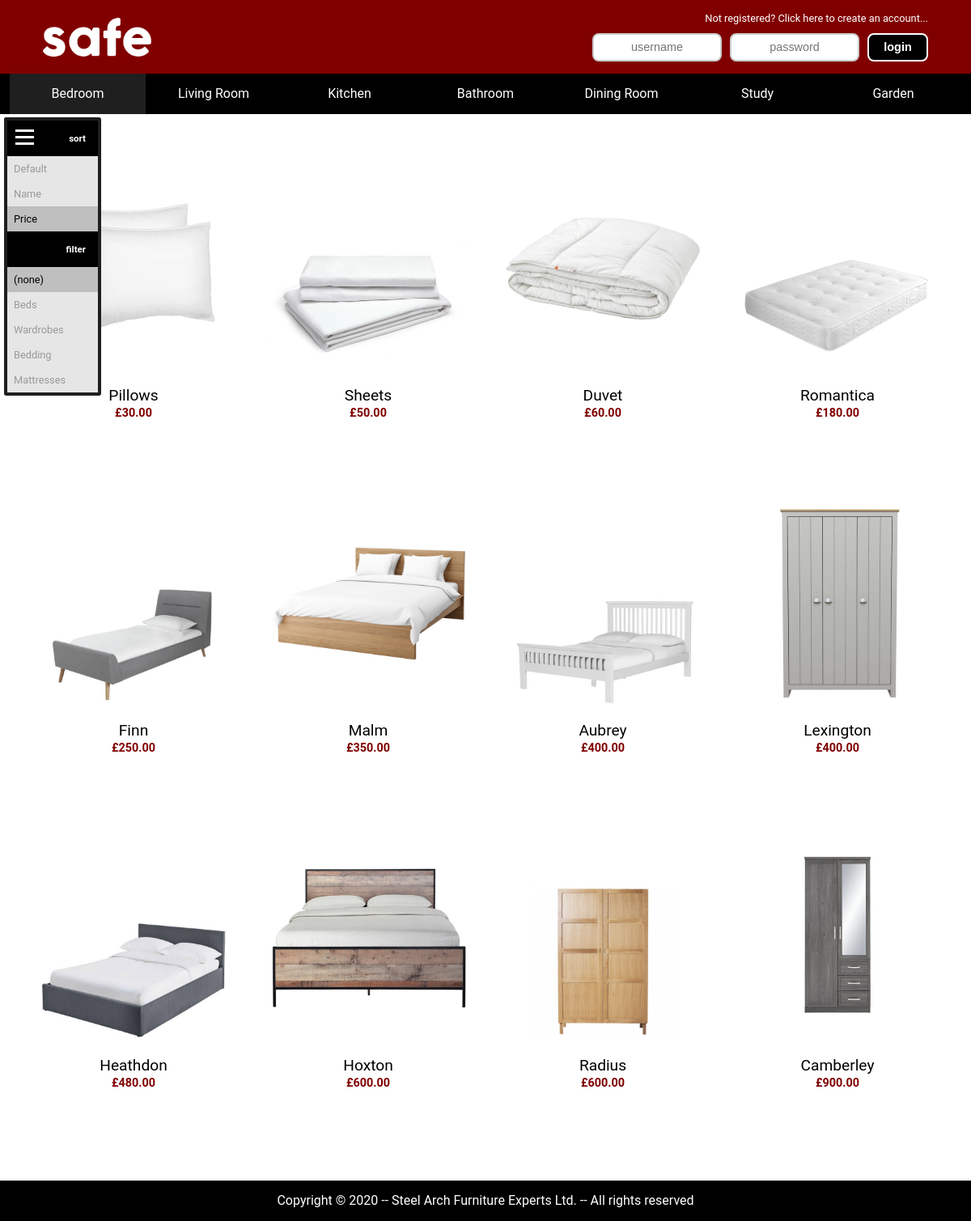
The app's page /products.php?category=bedroom&sort=Price with its own data.
### tables this page shows
CREATE TABLE Product(
	ID INT NOT NULL AUTO_INCREMENT,
	Category VARCHAR(70),
	Subcategory VARCHAR(70),
	Name VARCHAR(70),
	Price DECIMAL(8,2),
	PRIMARY KEY (ID)
);

### products.php (the view, shortened to what this page needs)
<!DOCTYPE html>
<html>
	<head>
		<link rel="stylesheet" type="text/css" href="style.css">
	</head>
	<body>
		<?php require_once('menu.php'); ?>
		<?php
			if( isset($_GET['category']) ) {
				echo '<section class="side" id="side">' .
				'<div class="sort_title" onclick="menu_toggle(\'side\', \'side_icon\')">' .
				'<img src="media/side_icon.png" />sort</div>';
				echo '<a href="?category='.$_GET['category'];
				if( isset($_GET['filter']) ) {echo '&filter='.$_GET['filter'];}
				echo '"><div class="side_';
				if( isset($_GET['sort']) ) {echo 'un';}
				echo 'selected">Default</div></a>' .
				'<a href="?category='.$_GET['category'];
				if( isset($_GET['filter']) ) {echo '&filter='.$_GET['filter'];}
				echo '&sort=Name"><div class="side_';
				if( !isset($_GET['sort']) || $_GET['sort'] !== 'Name' ) {echo 'un';}
				echo 'selected">Name</div></a>' .
				'<a href="?category='.$_GET['category'];
				if( isset($_GET['filter']) ) {echo '&filter='.$_GET['filter'];}
				echo '&sort=Price"><div class="side_';
				if( !isset($_GET['sort']) || $_GET['sort'] !== 'Price' ) {echo 'un';}
				echo 'selected">Price</div></a>';
				echo '<div class="filter_title">filter</div>' .
				'<a href="?category='.$_GET['category'].'"><div class="side_';
				if( isset($_GET['filter']) ) {echo 'un';}
				echo 'selected">(none)</div></a>';
				for($i = 0 ; $i < count($categories) ; $i++) {
					if( $_GET['category'] == strtolower( str_replace(' ', '', $categories[$i]) ) ) {
						$category = $categories[$i];
					}
				}
				$result = mysqli_query($db, 'SELECT Subcategory FROM Product WHERE Category = \''.$category .'\' ' .
				'GROUP BY Subcategory ORDER BY COUNT(Subcategory) DESC;');
				while( $row = mysqli_fetch_row($result) ) {
					$filter = strtolower( str_replace(' ', '', $row[0]) );
					echo '<a href="?category='.$_GET['category'].'&filter='.$filter.'"><div class="side_';
					if(!isset($_GET['filter']) || $_GET['filter'] !== $filter) {echo 'un';}
					echo 'selected">'.$row[0].'</div></a>';
				}
				echo '</section>' .
				'<section class="side_icon" id="side_icon" onclick="menu_toggle(\'side_icon\', \'side\')">' .
				'<img src="media/side_icon.png" /></section>';
				echo '<section class="products">';
				$query = 'SELECT ID, Name, Price FROM Product WHERE Category = \''.$category.'\'';
				if( isset($_GET['sort']) ) {$query = $query.' ORDER BY '.$_GET['sort'];}
				$result = mysqli_query($db, $query.';');
				while( $row = mysqli_fetch_assoc($result) ) {
					echo '<div><img src="furniture/'.$row['Name'].'.jpg" class="furniture" />' .
					'<p><span style="font-size:1.2em;">'.$row['Name'].'</span>' .
					'<br><span style="font-size:0.9em; font-weight:bold; color:#800000">£' .
					number_format($row['Price'], 2, '.', ',').'</span><br>';
					echo '</p></div>';
				} echo '</section>';
			}
			else {header('Location: index.php');}
		?>
	</body>
</html>

### style.css (style rules this page uses)
html { height: 100%; box-sizing: border-box; overflow-y: scroll; overflow: -moz-scrollbars-vertical; font-size: 100%; }
*, *:before, *:after { box-sizing: inherit; }
body { margin: 0px; font-family: Roboto, Montserrat, Lato, Helvetica, Trebuchet MS, Tahoma, Arial, Serif; position: relative; min-height: 100%; }
a:link, a:visited { color: inherit; text-decoration: inherit; }
.top, .links, .splash, .products { margin: auto; max-width: 1600px; text-align: center; }
.side, .basket, .basket_hidden, .side_icon, .basket_icon { position: fixed; top: 145px; outline: none; }
.side { left: 5px; min-width: 120px; border: 4px solid #1f1f1f; border-radius: 3px; font-size: 0.8em; z-index: 3; }
.side img { position: fixed; top: 159px; left: 19px; }
.side img, .side_icon img { height: 20px; }
.side_icon { left: 5px; padding: 10px; border: 4px solid #1f1f1f; border-radius: 3px; background-color: black; cursor: pointer; -webkit-user-select: none; z-index: 2; }
.sort_title, .filter_title, .basket_title, .basket_order { font-size: 0.9em; font-weight: bold; color: white; }
.sort_title, .filter_title { text-align: right; }
.sort_title, .filter_title { padding: 15px; background-color: black; -webkit-user-select: none; }
.sort_title { cursor: pointer; }
.side_selected, .side_unselected { padding: 8px; background-color: #e6e6e6; }
.side_selected { color: black; background-color: #bfbfbf; }
.side_unselected { color: #999999; }
.products { display: grid; max-width: 1400px; margin-top: 20px; padding: 40px; padding-bottom: 100px; grid-gap: 40px; align-items: last baseline; grid-template-rows: repeat( auto-fill, minmax(380px, auto) ); }
@media (min-width: 600px) { .products { grid-template-columns: repeat( 2, minmax(250px, auto) ); } }
@media (min-width: 900px) { .products { grid-template-columns: repeat( 3, minmax(250px, auto) ); } }
@media (min-width: 1200px) { .products { grid-template-columns: repeat( 4, minmax(250px, auto) ); } }
.furniture { max-width: 250px; max-height: 250px; }

### records on screen
product: Name (picture), Name "Pillows", Price "30.00"
product: Name (picture), Name "Sheets", Price "50.00"
product: Name (picture), Name "Duvet", Price "60.00"
product: Name (picture), Name "Romantica", Price "180.00"
product: Name (picture), Name "Finn", Price "250.00"
product: Name (picture), Name "Malm", Price "350.00"
product: Name (picture), Name "Aubrey", Price "400.00"
product: Name (picture), Name "Lexington", Price "400.00"
product: Name (picture), Name "Heathdon", Price "480.00"
product: Name (picture), Name "Hoxton", Price "600.00"
product: Name (picture), Name "Radius", Price "600.00"
product: Name (picture), Name "Camberley", Price "900.00"

### other values on screen
$categories[$i] "Bedroom"
$categories[$i] "Living Room"
$categories[$i] "Kitchen"
$categories[$i] "Bathroom"
$categories[$i] "Dining Room"
$categories[$i] "Study"
$categories[$i] "Garden"
$row[0] "Beds"
$row[0] "Wardrobes"
$row[0] "Bedding"
$row[0] "Mattresses"
